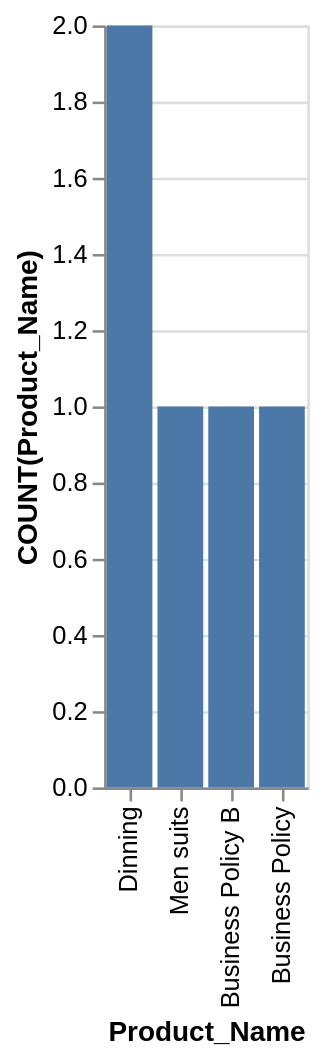

The specification (Vega-Lite) saved for this image:
### Vega-Lite specification from a JSON file in a GitHub repository (floating-point values rounded to 4 significant figures)
{"data": {"values": [{"x_data": "Dinning", "y_data": 2}, {"x_data": "Men suits", "y_data": 1}, {"x_data": "Business Policy B", "y_data": 1}, {"x_data": "Business Policy", "y_data": 1}]}, "mark": "bar", "encoding": {"x": {"field": "x_data", "type": "nominal", "title": "Product_Name", "sort": {"op": "sum", "field": "y_data", "order": "descending"}}, "y": {"field": "y_data", "type": "quantitative", "title": "COUNT(Product_Name)"}}}
